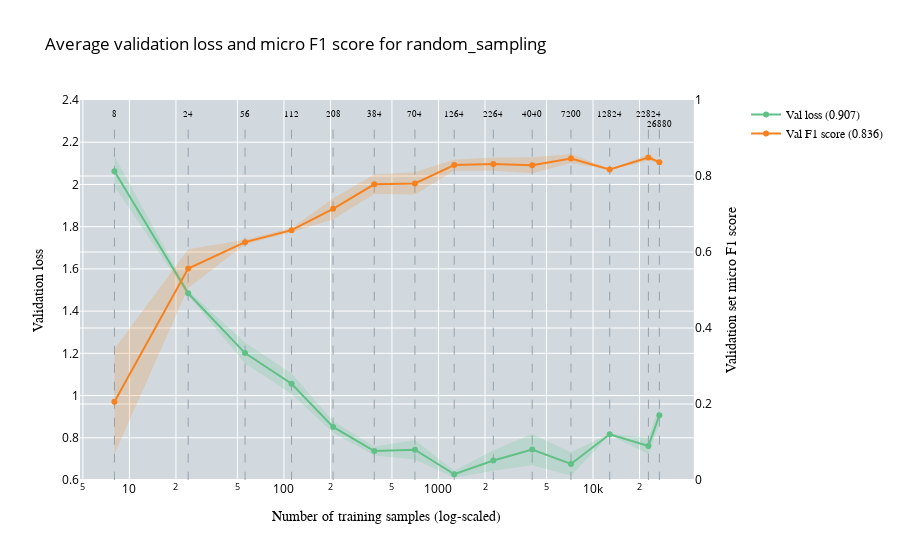
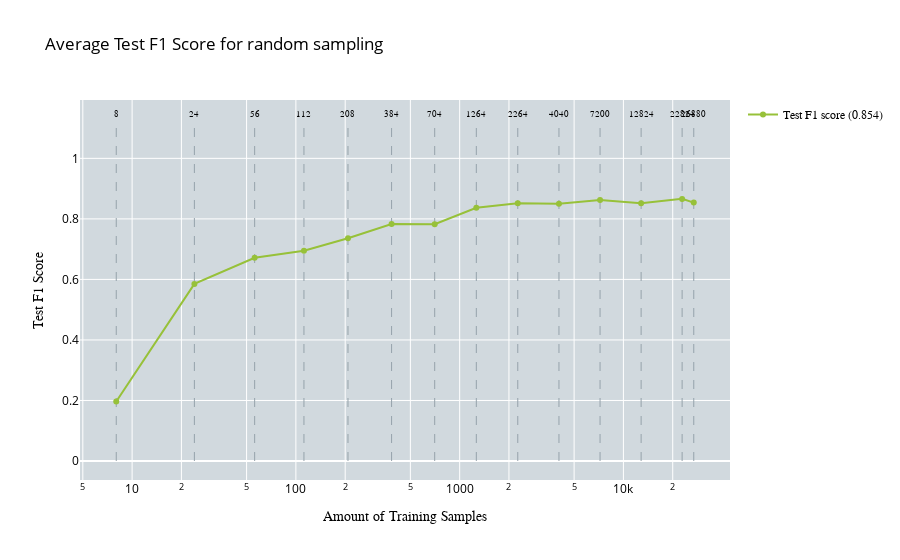

Notebook code cell kept with these figures, in order:
### Code cell
import pickle
import pandas as pd
import numpy as np
import plotly.graph_objects as go
import plotly.subplots as subplots
import os

# Define the root folder
root_folder = "/home/woody/iwfa/iwfa044h/CleanLab_Test/ActiveLearningApproaches/EOD/DinoL/multiclass/RS"

# Folder names for all runs
run_folders = [f"run{i}" for i in range(1, 3)]

# Define corresponding filenames
pickle_filenames = [f"random_sampling_results_for_multiclass_classification_s4{i+2}.pickle" for i in range(2)]
csv_filenames = [f"training_history_s4{i+2}.csv" for i in range(3)]

# Initialize accumulators for averaging
performance_test_data_all = []
performance_all = []

# Number of samples for each iteration
no_of_samples = [8, 24, 56, 112, 208, 384, 704, 1264, 2264, 4040, 7200, 12824, 22824, 26880]

# Loop through each run folder and collect the data
for i in range(2):
    # Construct file paths
    pickle_path = os.path.join(root_folder, run_folders[i], pickle_filenames[i])
    csv_path = os.path.join(root_folder, run_folders[i], csv_filenames[i])
    
    # Print which pickle file is being loaded
    print(f"Loading pickle file for run {i+1}: {pickle_path}")
    
    # Load test F1 scores from pickle file
    with open(pickle_path, 'rb') as pickle_file:
        random_sampling_results = pickle.load(pickle_file)
        performance_test_data_all.append(random_sampling_results["test_f1_scores_micro"])
    
    # Print which CSV file is being loaded
    print(f"Loading CSV file for run {i+1}: {csv_path}")
    
    # Load CSV for validation loss and F1 scores
    df = pd.read_csv(csv_path)
    df['iteration'] = (df['epoch'] == 1).cumsum()
    
    performance = []
    for j in range(1, 15):  # Start from 2 and go up to 14 (inclusive)
        iteration_data = df[df['iteration'] == j]
        performance.append({
            'val_loss': iteration_data['valid_loss'].tolist(),
            'val_f1_score': iteration_data['valid_f1'].tolist()
        })
    
    performance_all.append(performance)

# Aggregate results
min_length = min(len(no_of_samples), *[len(perf) for perf in performance_all])
no_of_samples = no_of_samples[:min_length]

average_performance = []
for i in range(min_length):
    avg_val_loss = np.mean([run[i]['val_loss'][-1] for run in performance_all])
    avg_val_f1 = np.mean([run[i]['val_f1_score'][-1] for run in performance_all])
    average_performance.append({'val_loss': avg_val_loss, 'val_f1_score': avg_val_f1})

average_test_f1 = np.mean(performance_test_data_all, axis=0)

def plot_validation_performance(performance, no_of_samples, min_max_values, title, x_axes, y_axes, y_axes_secondary):
    fig = subplots.make_subplots(specs=[[{"secondary_y": True}]])
    fig.update_layout(plot_bgcolor='rgb(209, 217, 222)')

    # Add dashed lines for sample numbers and text labels on top of the graph
    samples_text = [str(f) for f in no_of_samples]
    for i, (line, label) in enumerate(zip(no_of_samples, samples_text)):
        fig.add_trace(go.Scatter(
            x=[line, line],
            y=[0, 2.3],
            mode='lines',
            line=dict(dash='dash', color='rgb(149, 162, 171)', width=1),
            showlegend=False
        ))

        # Adjust the y-position for the last value to avoid collision
        y_position = 2.31 if i < len(no_of_samples) - 1 else 2.26

        fig.add_trace(go.Scatter(
            x=[line],
            y=[y_position],
            mode='text',
            marker=dict(size=0),
            text=[label],
            textposition='top center',
            showlegend=False,
            textfont=dict(family='Arial', color='black', size=8.5)
        ))

    # Adjust the y-axis range to avoid extra space
    fig.update_yaxes(range=[0.6, 2.4], secondary_y=False)
    fig.update_yaxes(range=[0, 1], secondary_y=True)
    
    loss = []
    f1 = []

    for i in range(len(performance)):
        if isinstance(performance[i], dict):
            # Ensure that the keys 'val_loss' and 'val_f1_score' are present in each entry
            if "val_loss" in performance[i] and "val_f1_score" in performance[i]:
                loss.append(performance[i]["val_loss"])  # Directly collect the scalar validation loss
                f1.append(performance[i]["val_f1_score"])  # Directly collect the scalar validation F1 score
            else:
                print(f"Missing 'val_loss' or 'val_f1_score' in performance entry {i}")
        else:
            print(f"Invalid performance entry at index {i}, expected dictionary, got {type(performance[i])}")

    # Add the shaded region (fluctuation range) for validation loss
    min_val_loss, max_val_loss, min_val_f1, max_val_f1 = min_max_values
    fig.add_trace(go.Scatter(
        x=no_of_samples + no_of_samples[::-1],
        y=list(max_val_loss) + list(min_val_loss)[::-1],
        fill='toself',
        fillcolor='rgba(97, 192, 134, 0.2)',  # Add transparency
        line=dict(width=0),  # No border for shaded region
        showlegend=False  # Don't show a separate legend entry for the shaded region
    ), secondary_y=False)

    # Add the shaded region (fluctuation range) for validation F1 score
    fig.add_trace(go.Scatter(
        x=no_of_samples + no_of_samples[::-1],
        y=list(max_val_f1) + list(min_val_f1)[::-1],
        fill='toself',
        fillcolor='rgba(245, 130, 31, 0.2)',  # Add transparency
        line=dict(width=0),  # No border for shaded region
        showlegend=False  # Don't show a separate legend entry for the shaded region
    ), secondary_y=True)

    # Add traces for validation loss and validation F1 score
    fig.add_trace(go.Scatter(
        x=no_of_samples,
        y=loss,
        name=f"Val loss ({loss[-1]:.3f})",
        marker=dict(color='rgb(97,192,134)'),
        textfont=dict(family="Arial", size=11),
        line=dict(width=2)
    ), secondary_y=False)

    fig.add_trace(go.Scatter(
        x=no_of_samples,
        y=f1,
        name=f"Val F1 score ({f1[-1]:.3f})",
        marker=dict(color='rgb(245,130,31)'),
        textfont=dict(family="Arial", size=11),
        line=dict(width=2)
    ), secondary_y=True)

    fig.update_layout(
        title_text=str(title),
        legend=dict(font=dict(color='black', family="Arial")),
        title_font_color='black'
    )

    # Set the x-axis to be on a log scale
    fig.update_xaxes(
        title_text=str(x_axes),
        title_font=dict(color="black", family="Arial"),
        tickfont_color='black',
        type="log"
    )

    # Update y-axes for primary and secondary y-axes
    fig.update_yaxes(
        title_text=str(y_axes),
        title_font=dict(color="black", family="Arial"),
        tickfont_color='black',
        secondary_y=False
    )

    fig.update_yaxes(
        title_text=str(y_axes_secondary),
        title_font=dict(color="black", family="Arial"),
        tickfont_color='black',
        secondary_y=True
    )

    fig.show()

def plot_test_performance(no_of_samples, performance_test_data, title, x_axes, y_axes):
    fig = go.Figure()
    fig.update_layout(plot_bgcolor='rgb(209, 217, 222)')

    # Add dashed lines for sample numbers and text labels on top of the graph
    samples_text = [str(f) for f in no_of_samples]
    for line, label in zip(no_of_samples, samples_text):
        fig.add_trace(go.Scatter(
            x=[line, line],
            y=[0, 1.12],
            mode='lines',
            line=dict(dash='dash', color='rgb(149, 162, 171)', width=1),
            showlegend=False
        ))

        fig.add_trace(go.Scatter(
            x=[line],
            y=[1.13],
            mode='text',
            marker=dict(size=0),
            text=[label],
            textposition='top center',
            showlegend=False,
            textfont=dict(family='Arial', color='black', size=8.5)
        ))

    # Add traces for test F1 score
    fig.add_trace(go.Scatter(
        x=no_of_samples,
        y=performance_test_data,
        name=f"Test F1 score ({performance_test_data[-1]:.3f})",
        marker=dict(color='rgb(151,193,57)'),
        textfont=dict(family="Arial", size=11),
        line=dict(width=2)
    ))

    fig.update_layout(
        title_text=str(title),
        legend=dict(font=dict(color='black', family='Arial')),
        title_font_color='black'
    )

    # Set the x-axis to be on a log scale
    fig.update_xaxes(
        title_text=str(x_axes),
        title_font=dict(color="black", family="Arial"),
        tickfont_color='black',
        type="log"
    )

    # Update y-axis for test F1 score
    fig.update_yaxes(
        title_text=str(y_axes),
        title_font=dict(color="black", family="Arial"),
        tickfont_color='black'
    )

    fig.show()

# Initialize lists to store validation loss and F1 score for each run
val_loss_all = []
val_f1_all = []

# Loop through each run and collect the validation loss and F1 score
for run in performance_all:
    val_loss_run = [iteration['val_loss'][-1] for iteration in run]
    val_f1_run = [iteration['val_f1_score'][-1] for iteration in run]
    val_loss_all.append(val_loss_run)
    val_f1_all.append(val_f1_run)

# Convert to NumPy arrays for easier computation
val_loss_all = np.array(val_loss_all)
val_f1_all = np.array(val_f1_all)

# Calculate min and max values for validation loss and F1 score
min_val_loss = np.min(val_loss_all, axis=0)
max_val_loss = np.max(val_loss_all, axis=0)
min_val_f1 = np.min(val_f1_all, axis=0)
max_val_f1 = np.max(val_f1_all, axis=0)

# Assuming min_max_values for validation performance is calculated and stored in min_max_values_val
min_max_values_val = (min_val_loss, max_val_loss, min_val_f1, max_val_f1)  # Replace with actual min and max values for validation loss and F1 score

# Plot the average validation loss and F1 score (log scale x-axis)
plot_validation_performance(
    average_performance, 
    no_of_samples, 
    min_max_values_val,  # Pass the min_max_values for the shaded region
    title="Average validation loss and micro F1 score for random_sampling",
    x_axes="Number of training samples (log-scaled)",
    y_axes="Validation loss",
    y_axes_secondary="Validation set micro F1 score"
)

# Plot the average test F1 score (log scale x-axis)
plot_test_performance(
    no_of_samples, 
    average_test_f1,
    title="Average Test F1 Score for random sampling",
    x_axes="Amount of Training Samples",
    y_axes="Test F1 Score"
)

### Figure 1 — Plotly figure (JSON) as saved in the notebook; plotly's stock layout.template omitted (floating-point values rounded to 4 significant figures)
{"data": [{"line": {"color": "rgb(149, 162, 171)", "dash": "dash", "width": 1}, "mode": "lines", "showlegend": false, "type": "scatter", "x": [8, 8], "y": [0, 2.3]}, {"marker": {"size": 0}, "mode": "text", "showlegend": false, "text": ["8"], "textfont": {"color": "black", "family": "Arial", "size": 8.5}, "textposition": "top center", "type": "scatter", "x": [8], "y": [2.31]}, {"line": {"color": "rgb(149, 162, 171)", "dash": "dash", "width": 1}, "mode": "lines", "showlegend": false, "type": "scatter", "x": [24, 24], "y": [0, 2.3]}, {"marker": {"size": 0}, "mode": "text", "showlegend": false, "text": ["24"], "textfont": {"color": "black", "family": "Arial", "size": 8.5}, "textposition": "top center", "type": "scatter", "x": [24], "y": [2.31]}, {"line": {"color": "rgb(149, 162, 171)", "dash": "dash", "width": 1}, "mode": "lines", "showlegend": false, "type": "scatter", "x": [56, 56], "y": [0, 2.3]}, {"marker": {"size": 0}, "mode": "text", "showlegend": false, "text": ["56"], "textfont": {"color": "black", "family": "Arial", "size": 8.5}, "textposition": "top center", "type": "scatter", "x": [56], "y": [2.31]}, {"line": {"color": "rgb(149, 162, 171)", "dash": "dash", "width": 1}, "mode": "lines", "showlegend": false, "type": "scatter", "x": [112, 112], "y": [0, 2.3]}, {"marker": {"size": 0}, "mode": "text", "showlegend": false, "text": ["112"], "textfont": {"color": "black", "family": "Arial", "size": 8.5}, "textposition": "top center", "type": "scatter", "x": [112], "y": [2.31]}, {"line": {"color": "rgb(149, 162, 171)", "dash": "dash", "width": 1}, "mode": "lines", "showlegend": false, "type": "scatter", "x": [208, 208], "y": [0, 2.3]}, {"marker": {"size": 0}, "mode": "text", "showlegend": false, "text": ["208"], "textfont": {"color": "black", "family": "Arial", "size": 8.5}, "textposition": "top center", "type": "scatter", "x": [208], "y": [2.31]}, {"line": {"color": "rgb(149, 162, 171)", "dash": "dash", "width": 1}, "mode": "lines", "showlegend": false, "type": "scatter", "x": [384, 384], "y": [0, 2.3]}, {"marker": {"size": 0}, "mode": "text", "showlegend": false, "text": ["384"], "textfont": {"color": "black", "family": "Arial", "size": 8.5}, "textposition": "top center", "type": "scatter", "x": [384], "y": [2.31]}, {"line": {"color": "rgb(149, 162, 171)", "dash": "dash", "width": 1}, "mode": "lines", "showlegend": false, "type": "scatter", "x": [704, 704], "y": [0, 2.3]}, {"marker": {"size": 0}, "mode": "text", "showlegend": false, "text": ["704"], "textfont": {"color": "black", "family": "Arial", "size": 8.5}, "textposition": "top center", "type": "scatter", "x": [704], "y": [2.31]}, {"line": {"color": "rgb(149, 162, 171)", "dash": "dash", "width": 1}, "mode": "lines", "showlegend": false, "type": "scatter", "x": [1264, 1264], "y": [0, 2.3]}, {"marker": {"size": 0}, "mode": "text", "showlegend": false, "text": ["1264"], "textfont": {"color": "black", "family": "Arial", "size": 8.5}, "textposition": "top center", "type": "scatter", "x": [1264], "y": [2.31]}, {"line": {"color": "rgb(149, 162, 171)", "dash": "dash", "width": 1}, "mode": "lines", "showlegend": false, "type": "scatter", "x": [2264, 2264], "y": [0, 2.3]}, {"marker": {"size": 0}, "mode": "text", "showlegend": false, "text": ["2264"], "textfont": {"color": "black", "family": "Arial", "size": 8.5}, "textposition": "top center", "type": "scatter", "x": [2264], "y": [2.31]}, {"line": {"color": "rgb(149, 162, 171)", "dash": "dash", "width": 1}, "mode": "lines", "showlegend": false, "type": "scatter", "x": [4040, 4040], "y": [0, 2.3]}, {"marker": {"size": 0}, "mode": "text", "showlegend": false, "text": ["4040"], "textfont": {"color": "black", "family": "Arial", "size": 8.5}, "textposition": "top center", "type": "scatter", "x": [4040], "y": [2.31]}, {"line": {"color": "rgb(149, 162, 171)", "dash": "dash", "width": 1}, "mode": "lines", "showlegend": false, "type": "scatter", "x": [7200, 7200], "y": [0, 2.3]}, {"marker": {"size": 0}, "mode": "text", "showlegend": false, "text": ["7200"], "textfont": {"color": "black", "family": "Arial", "size": 8.5}, "textposition": "top center", "type": "scatter", "x": [7200], "y": [2.31]}, {"line": {"color": "rgb(149, 162, 171)", "dash": "dash", "width": 1}, "mode": "lines", "showlegend": false, "type": "scatter", "x": [12824, 12824], "y": [0, 2.3]}, {"marker": {"size": 0}, "mode": "text", "showlegend": false, "text": ["12824"], "textfont": {"color": "black", "family": "Arial", "size": 8.5}, "textposition": "top center", "type": "scatter", "x": [12824], "y": [2.31]}, {"line": {"color": "rgb(149, 162, 171)", "dash": "dash", "width": 1}, "mode": "lines", "showlegend": false, "type": "scatter", "x": [22824, 22824], "y": [0, 2.3]}, {"marker": {"size": 0}, "mode": "text", "showlegend": false, "text": ["22824"], "textfont": {"color": "black", "family": "Arial", "size": 8.5}, "textposition": "top center", "type": "scatter", "x": [22824], "y": [2.31]}, {"line": {"color": "rgb(149, 162, 171)", "dash": "dash", "width": 1}, "mode": "lines", "showlegend": false, "type": "scatter", "x": [26880, 26880], "y": [0, 2.3]}, {"marker": {"size": 0}, "mode": "text", "showlegend": false, "text": ["26880"], "textfont": {"color": "black", "family": "Arial", "size": 8.5}, "textposition": "top center", "type": "scatter", "x": [26880], "y": [2.26]}, {"fill": "toself", "fillcolor": "rgba(97, 192, 134, 0.2)", "line": {"width": 0}, "showlegend": false, "type": "scatter", "x": [8, 24, 56, 112, 208, 384, 704, 1264, 2264, 4040, 7200, 12824, 22824, 26880, 26880, 22824, 12824, 7200, 4040, 2264, 1264, 704, 384, 208, 112, 56, 24, 8], "xaxis": "x", "y": [2.134, 1.497, 1.251, 1.105, 0.8789, 0.7588, 0.7899, 0.6438, 0.7408, 0.8174, 0.7315, 0.8196, 0.8001, 0.9496, 0.8643, 0.7219, 0.8133, 0.6206, 0.6704, 0.6442, 0.6108, 0.6966, 0.7157, 0.8242, 1.008, 1.151, 1.472, 1.991], "yaxis": "y"}, {"fill": "toself", "fillcolor": "rgba(245, 130, 31, 0.2)", "line": {"width": 0}, "showlegend": false, "type": "scatter", "x": [8, 24, 56, 112, 208, 384, 704, 1264, 2264, 4040, 7200, 12824, 22824, 26880, 26880, 22824, 12824, 7200, 4040, 2264, 1264, 704, 384, 208, 112, 56, 24, 8], "xaxis": "x", "y": [0.3446, 0.6071, 0.6319, 0.6632, 0.7415, 0.8036, 0.8095, 0.8432, 0.8488, 0.8493, 0.8582, 0.8187, 0.8568, 0.8401, 0.8328, 0.8406, 0.8156, 0.8344, 0.8073, 0.8141, 0.8141, 0.7514, 0.7526, 0.6858, 0.6517, 0.62, 0.5056, 0.06771], "yaxis": "y2"}, {"line": {"width": 2}, "marker": {"color": "rgb(97,192,134)"}, "name": "Val loss (0.907)", "textfont": {"family": "Arial", "size": 11}, "type": "scatter", "x": [8, 24, 56, 112, 208, 384, 704, 1264, 2264, 4040, 7200, 12824, 22824, 26880], "xaxis": "x", "y": [2.063, 1.484, 1.201, 1.056, 0.8516, 0.7372, 0.7432, 0.6273, 0.6925, 0.7439, 0.676, 0.8165, 0.761, 0.9069], "yaxis": "y"}, {"line": {"width": 2}, "marker": {"color": "rgb(245,130,31)"}, "name": "Val F1 score (0.836)", "textfont": {"family": "Arial", "size": 11}, "type": "scatter", "x": [8, 24, 56, 112, 208, 384, 704, 1264, 2264, 4040, 7200, 12824, 22824, 26880], "xaxis": "x", "y": [0.2062, 0.5563, 0.626, 0.6575, 0.7136, 0.7781, 0.7805, 0.8286, 0.8314, 0.8283, 0.8463, 0.8172, 0.8487, 0.8365], "yaxis": "y2"}], "layout": {"legend": {"font": {"color": "black", "family": "Arial"}}, "plot_bgcolor": "rgb(209, 217, 222)", "title": {"font": {"color": "black"}, "text": "Average validation loss and micro F1 score for random_sampling"}, "xaxis": {"anchor": "y", "domain": [0, 0.94], "tickfont": {"color": "black"}, "title": {"font": {"color": "black", "family": "Arial"}, "text": "Number of training samples (log-scaled)"}, "type": "log"}, "yaxis": {"anchor": "x", "domain": [0, 1], "range": [0.6, 2.4], "tickfont": {"color": "black"}, "title": {"font": {"color": "black", "family": "Arial"}, "text": "Validation loss"}}, "yaxis2": {"anchor": "x", "overlaying": "y", "range": [0, 1], "side": "right", "tickfont": {"color": "black"}, "title": {"font": {"color": "black", "family": "Arial"}, "text": "Validation set micro F1 score"}}}}

### Figure 2 — Plotly figure (JSON) as saved in the notebook; plotly's stock layout.template omitted (floating-point values rounded to 4 significant figures)
{"data": [{"line": {"color": "rgb(149, 162, 171)", "dash": "dash", "width": 1}, "mode": "lines", "showlegend": false, "type": "scatter", "x": [8, 8], "y": [0, 1.12]}, {"marker": {"size": 0}, "mode": "text", "showlegend": false, "text": ["8"], "textfont": {"color": "black", "family": "Arial", "size": 8.5}, "textposition": "top center", "type": "scatter", "x": [8], "y": [1.13]}, {"line": {"color": "rgb(149, 162, 171)", "dash": "dash", "width": 1}, "mode": "lines", "showlegend": false, "type": "scatter", "x": [24, 24], "y": [0, 1.12]}, {"marker": {"size": 0}, "mode": "text", "showlegend": false, "text": ["24"], "textfont": {"color": "black", "family": "Arial", "size": 8.5}, "textposition": "top center", "type": "scatter", "x": [24], "y": [1.13]}, {"line": {"color": "rgb(149, 162, 171)", "dash": "dash", "width": 1}, "mode": "lines", "showlegend": false, "type": "scatter", "x": [56, 56], "y": [0, 1.12]}, {"marker": {"size": 0}, "mode": "text", "showlegend": false, "text": ["56"], "textfont": {"color": "black", "family": "Arial", "size": 8.5}, "textposition": "top center", "type": "scatter", "x": [56], "y": [1.13]}, {"line": {"color": "rgb(149, 162, 171)", "dash": "dash", "width": 1}, "mode": "lines", "showlegend": false, "type": "scatter", "x": [112, 112], "y": [0, 1.12]}, {"marker": {"size": 0}, "mode": "text", "showlegend": false, "text": ["112"], "textfont": {"color": "black", "family": "Arial", "size": 8.5}, "textposition": "top center", "type": "scatter", "x": [112], "y": [1.13]}, {"line": {"color": "rgb(149, 162, 171)", "dash": "dash", "width": 1}, "mode": "lines", "showlegend": false, "type": "scatter", "x": [208, 208], "y": [0, 1.12]}, {"marker": {"size": 0}, "mode": "text", "showlegend": false, "text": ["208"], "textfont": {"color": "black", "family": "Arial", "size": 8.5}, "textposition": "top center", "type": "scatter", "x": [208], "y": [1.13]}, {"line": {"color": "rgb(149, 162, 171)", "dash": "dash", "width": 1}, "mode": "lines", "showlegend": false, "type": "scatter", "x": [384, 384], "y": [0, 1.12]}, {"marker": {"size": 0}, "mode": "text", "showlegend": false, "text": ["384"], "textfont": {"color": "black", "family": "Arial", "size": 8.5}, "textposition": "top center", "type": "scatter", "x": [384], "y": [1.13]}, {"line": {"color": "rgb(149, 162, 171)", "dash": "dash", "width": 1}, "mode": "lines", "showlegend": false, "type": "scatter", "x": [704, 704], "y": [0, 1.12]}, {"marker": {"size": 0}, "mode": "text", "showlegend": false, "text": ["704"], "textfont": {"color": "black", "family": "Arial", "size": 8.5}, "textposition": "top center", "type": "scatter", "x": [704], "y": [1.13]}, {"line": {"color": "rgb(149, 162, 171)", "dash": "dash", "width": 1}, "mode": "lines", "showlegend": false, "type": "scatter", "x": [1264, 1264], "y": [0, 1.12]}, {"marker": {"size": 0}, "mode": "text", "showlegend": false, "text": ["1264"], "textfont": {"color": "black", "family": "Arial", "size": 8.5}, "textposition": "top center", "type": "scatter", "x": [1264], "y": [1.13]}, {"line": {"color": "rgb(149, 162, 171)", "dash": "dash", "width": 1}, "mode": "lines", "showlegend": false, "type": "scatter", "x": [2264, 2264], "y": [0, 1.12]}, {"marker": {"size": 0}, "mode": "text", "showlegend": false, "text": ["2264"], "textfont": {"color": "black", "family": "Arial", "size": 8.5}, "textposition": "top center", "type": "scatter", "x": [2264], "y": [1.13]}, {"line": {"color": "rgb(149, 162, 171)", "dash": "dash", "width": 1}, "mode": "lines", "showlegend": false, "type": "scatter", "x": [4040, 4040], "y": [0, 1.12]}, {"marker": {"size": 0}, "mode": "text", "showlegend": false, "text": ["4040"], "textfont": {"color": "black", "family": "Arial", "size": 8.5}, "textposition": "top center", "type": "scatter", "x": [4040], "y": [1.13]}, {"line": {"color": "rgb(149, 162, 171)", "dash": "dash", "width": 1}, "mode": "lines", "showlegend": false, "type": "scatter", "x": [7200, 7200], "y": [0, 1.12]}, {"marker": {"size": 0}, "mode": "text", "showlegend": false, "text": ["7200"], "textfont": {"color": "black", "family": "Arial", "size": 8.5}, "textposition": "top center", "type": "scatter", "x": [7200], "y": [1.13]}, {"line": {"color": "rgb(149, 162, 171)", "dash": "dash", "width": 1}, "mode": "lines", "showlegend": false, "type": "scatter", "x": [12824, 12824], "y": [0, 1.12]}, {"marker": {"size": 0}, "mode": "text", "showlegend": false, "text": ["12824"], "textfont": {"color": "black", "family": "Arial", "size": 8.5}, "textposition": "top center", "type": "scatter", "x": [12824], "y": [1.13]}, {"line": {"color": "rgb(149, 162, 171)", "dash": "dash", "width": 1}, "mode": "lines", "showlegend": false, "type": "scatter", "x": [22824, 22824], "y": [0, 1.12]}, {"marker": {"size": 0}, "mode": "text", "showlegend": false, "text": ["22824"], "textfont": {"color": "black", "family": "Arial", "size": 8.5}, "textposition": "top center", "type": "scatter", "x": [22824], "y": [1.13]}, {"line": {"color": "rgb(149, 162, 171)", "dash": "dash", "width": 1}, "mode": "lines", "showlegend": false, "type": "scatter", "x": [26880, 26880], "y": [0, 1.12]}, {"marker": {"size": 0}, "mode": "text", "showlegend": false, "text": ["26880"], "textfont": {"color": "black", "family": "Arial", "size": 8.5}, "textposition": "top center", "type": "scatter", "x": [26880], "y": [1.13]}, {"line": {"width": 2}, "marker": {"color": "rgb(151,193,57)"}, "name": "Test F1 score (0.854)", "textfont": {"family": "Arial", "size": 11}, "type": "scatter", "x": [8, 24, 56, 112, 208, 384, 704, 1264, 2264, 4040, 7200, 12824, 22824, 26880], "y": [0.1965, 0.5852, 0.6714, 0.6947, 0.7359, 0.783, 0.7826, 0.8366, 0.852, 0.8496, 0.8625, 0.8519, 0.8661, 0.8537]}], "layout": {"legend": {"font": {"color": "black", "family": "Arial"}}, "plot_bgcolor": "rgb(209, 217, 222)", "title": {"font": {"color": "black"}, "text": "Average Test F1 Score for random sampling"}, "xaxis": {"tickfont": {"color": "black"}, "title": {"font": {"color": "black", "family": "Arial"}, "text": "Amount of Training Samples"}, "type": "log"}, "yaxis": {"tickfont": {"color": "black"}, "title": {"font": {"color": "black", "family": "Arial"}, "text": "Test F1 Score"}}}}
